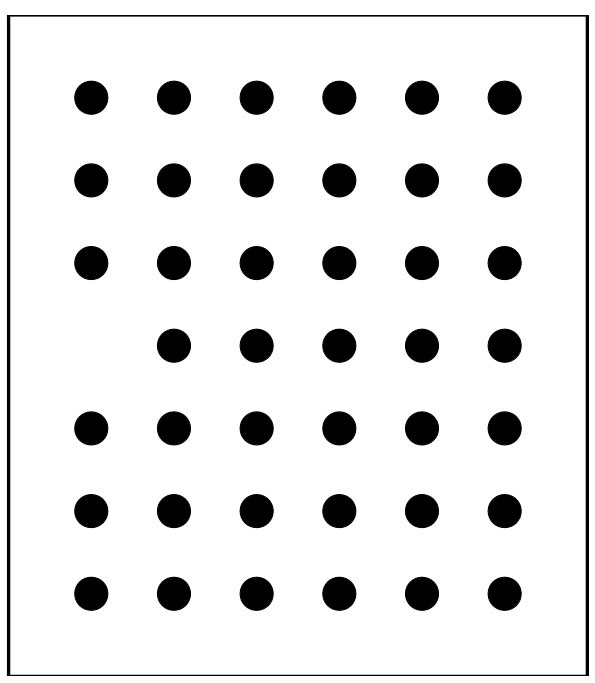
//> input picture Check/Pictures/circle_1.jpg, 595 x 683 px
$ ./check   (built with g++ and OpenCV 4)
//> lines starting //> are read from the running program, lines starting //| are printed output that depends on the picture
#include <opencv2/opencv.hpp>
#include <stdio.h>
#include <iostream>
#define ROW 7
#define COL 6
#define THRESHOULD 200

using namespace std;
using namespace cv;

//-------------------------------------------------------------------------------------
//			Input the changed point and set to 1, update the chess_board.txt
//-------------------------------------------------------------------------------------
void ChangedChessBoard(int row,int col){
	int chessBoard[ROW][COL];

	FILE *fp;
	fp = fopen("chess_board.txt","r"); //open file

	//read the data from the file
	for(int i = 0; i < ROW; i++){
		for(int j = 0; j < COL; j++){
			fscanf(fp,"%d",&chessBoard[i][j]);
		}
	}
	fclose(fp);

	//change the chessboard
	chessBoard[row][col] = 1;

	//update the file
	fp = fopen("chess_board.txt","w");
	for(int i = 0; i < ROW; i++){
		for(int j = 0; j < COL; j++){
			fprintf(fp,"%d ",chessBoard[i][j]);
		}
		fprintf(fp,"\n");
	}


}

//-------------------------------------------------------------------------
//			Get two pictures and do 'minus'(-), store in dstImage
//-------------------------------------------------------------------------

void PictureMinus(Mat &srcImage1, Mat &srcImage2, Mat &dstImage){
	//read two file
	srcImage1 = imread("Pictures/circle_1.jpg");
//> srcImage1 is the input picture: 683 rows x 595 cols, CV_8UC3; min 0, max 255, mean 227.7
	srcImage2 = imread("Pictures/circle_2.jpg");
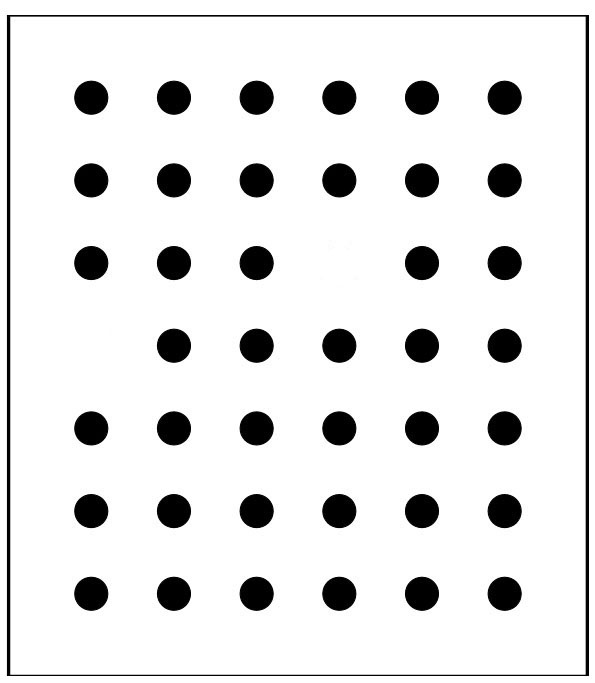
//> input picture Check/Pictures/circle_2.jpg, 595 x 683 px
//> srcImage2 is the input picture: 683 rows x 595 cols, CV_8UC3; min 0, max 255, mean 228.3
	imshow("src1",srcImage1);
	imshow("src2",srcImage2);

	//create the dstImage, make it is the same as the srcImage2
	dstImage.create(srcImage2.rows,srcImage2.cols,srcImage2.type());
	srcImage2.copyTo(dstImage);

	//do minus by every pixel (C style)
	int rowNumber = dstImage.rows;
//> rowNumber = 683
	int colNumber = dstImage.cols * dstImage.channels();
//> colNumber = 1785

	for(int i = 0;i < rowNumber; i++){
		uchar* data1 = dstImage.ptr<uchar>(i);
		uchar* data2 = srcImage1.ptr<uchar>(i);

		for(int j = 0;j < colNumber; j++){
			data1[j] -= data2[j];
		}
	}
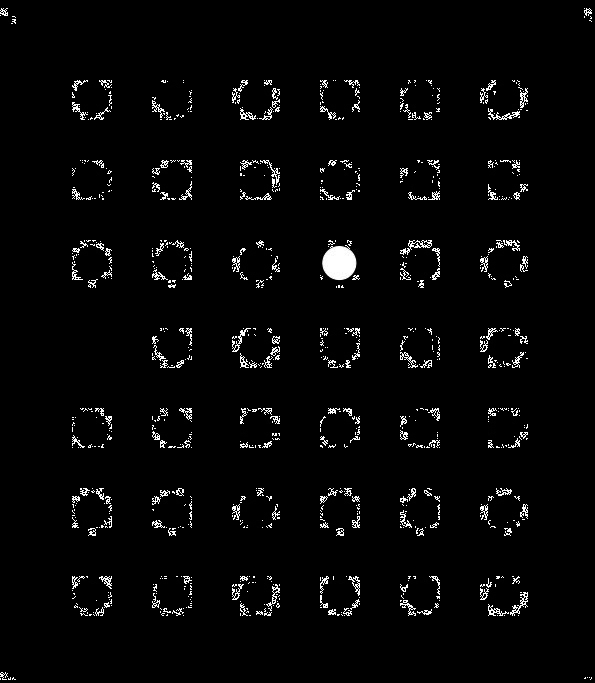
//> dstImage: 683 rows x 595 cols, CV_8UC3; min 0, max 255, mean 7.2

	//display the picture after minus
	imshow("result",dstImage);
}


//-------------------------------------------------------------------------
//			Read XML file after calibration, and check every point
//-------------------------------------------------------------------------

void FindChange(Mat &dstImage){
	//read the points found by calibration
	Mat tmp;
	FileStorage fs("out_camera_data.xml", FileStorage:: READ);
	fs["image_points"] >> tmp;

//	cout << tmp << endl ;

	//check the changed point one by one
	int rowNumber = tmp.rows;
	int colNumber = tmp.cols;

	int x,y;
	for(int i = 0; i < rowNumber; i++){
		float* tmpData = tmp.ptr<float>(i);
		for(int j = 0; j < colNumber; j += 2){
			x = (int)tmpData[j];
			y = (int)tmpData[j+1];
			if(dstImage.ptr<uchar>(y)[x * 3] > THRESHOULD){ // probably be the write point
//				cout << "x = " << x << endl;
//				cout << "y = " << y << endl;
				cout << "Changed point: " << endl ;
				int tmpRow = j/(2 * COL) + 1 ;
				int tmpCol = (j%(2 * COL))/2 + 1 ;
				cout << "row = " << tmpRow << endl ;
				cout << "col = " << tmpCol << endl ;
				ChangedChessBoard(tmpRow-1, tmpCol-1);
			}
		}
	}
	fs.release();
}

int main(){
	double time0 = static_cast<double>(getTickCount());
	Mat srcImage1,srcImage2;
	Mat dstImage;

	PictureMinus(srcImage1, srcImage2, dstImage);
//> (the run ends here: the program crashes, at `for(int i = 0; i < ROW; i++)`)
